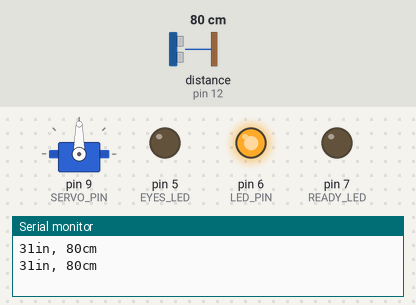
Bench run of a sketch on a simulated Arduino Uno, built with avr-gcc and run on an emulated ATmega328P. Shown: servo, output pins drawn as LEDs (lit = HIGH), the last lines printed to the serial monitor. Wiring (inferred from the names in the program): ultrasonic range finder: trigger pin 11; echo pin 12. Inputs (shaded band) come from the test bench; at power-on: distance to the obstacle (sensor on pin 12) 80 cm. The echo pulse lasts 58.3 µs per cm; pins used as bus, display or sensor lines are not drawn.

Above: at 8.5 s.
8.6 s: distance to the obstacle (sensor on pin 12) set to 121 cm
16.7 s: distance to the obstacle (sensor on pin 12) set to 128 cm
At 24.2 s:
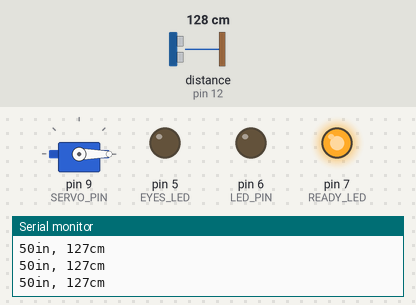
24.7 s: distance to the obstacle (sensor on pin 12) set to 2 cm
At 24.87 s:
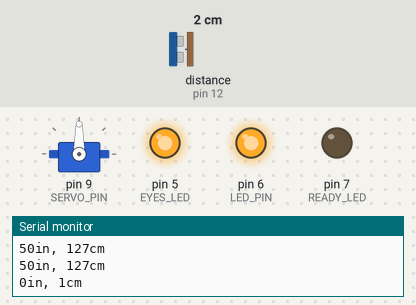
Timing chart, 0 to 38.4 s (numbered marks = the images above; inputs shaded):
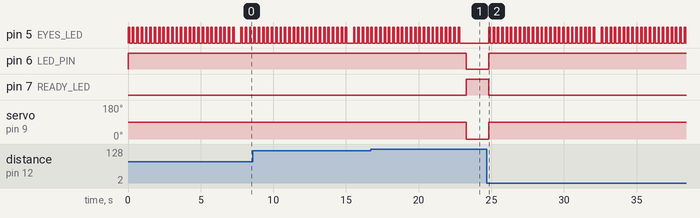

The sketch:

HackHalloween2018.ino
```cpp
/* 59 Days of Code - Hack Halloween, October 2018
 *  An ultrasonic sensor will read the distance of a nearby object.
 *  When it detects an object within X distance, then it will
 *  trigger the device.
 *
 *  - Frank Cha
 */


//========= INCLUDE LIBRARIES ============//
#include "halloween.h"
//----------------------------------------//


void loop() {

  sonicSensor();

  // Read the signal from the sensor: a HIGH pulse whose
  // duration is the time (in microseconds) from the sending
  // of the ping to the reception of its echo off of an object.
  pinMode(SENSOR_ECHO_PIN, INPUT);
  DURATION = pulseIn(SENSOR_ECHO_PIN, HIGH);

  // Convert the time into a distance
  CM = (DURATION / 2) / 29.1;     // Divide by 29.1 or multiply by 0.0343
  INCHES = (DURATION / 2) / 74;   // Divide by 74 or multiply by 0.0135

  // Output the distance to the serial monitor for observation
  // Hotkey: CTRL + SHIFT + M (opens serial monitor)
  Serial.print(INCHES);
  Serial.print("in, ");
  Serial.print(CM);
  Serial.print("cm");
  Serial.println();

   if (INCHES <= MAXIMUM_TRIGGER_DISTANCE)
   {
      MY_SERVO.write(90);
      digitalWrite(LED_PIN, HIGH);   // Visual Debugging
      digitalWrite(READY_LED, LOW);
      flashLED(EYES_LED, 5000);      // Stays triggered for 5 seconds
   }
    else
    {
      MY_SERVO.write(0);
      digitalWrite(LED_PIN, LOW);    // Visual Debugging
      digitalWrite(READY_LED, HIGH);
      digitalWrite(EYES_LED, LOW);
    }

    delay(250);
}
```

halloween.h
```cpp
#ifndef HALLOWEEN_H
#define HALLOWEEN_H

#include <Servo.h>

//========== GLOBAL VARIABLE DECLARATIONS ===========//
// Ultrasonic
extern int SENSOR_TRIG_PIN;
extern int SENSOR_ECHO_PIN;
extern int MAXIMUM_TRIGGER_DISTANCE;
extern long DURATION, CM, INCHES;

// LEDs
extern int LED_PIN;
extern int READY_LED;
extern int EYES_LED;
extern long int FLASH_INTERVAL;

// Servo
extern Servo MY_SERVO;
extern int SERVO_PIN;
//--------------------------------------------------//


//============= FUNCTION PROTOTYPES ================//
void flashLED(int, int);
void sonicSensor(void);
//-------------------------------------------------//

#endif
```

halloweenDefinitions.cpp
```cpp
#include <Arduino.h>
#include "halloween.h"


//============ GLOBAL VARIABLES ================//
// Ultrasonic
int SENSOR_TRIG_PIN = 11;
int SENSOR_ECHO_PIN = 12;
int MAXIMUM_TRIGGER_DISTANCE = 48; // In inches, 48 inches = 4 feet
long DURATION, CM, INCHES;  // For converting sensor time to distance.

// LEDs
int LED_PIN = 6;             // Light up LED (for visual debugging)
int READY_LED = 7;           // Light up LED (for visual debugging)
int EYES_LED = 5;

// Change this value for how many seconds to flash eye LED(s)
long int FLASH_INTERVAL = 5;

// Servo variables
Servo MY_SERVO;
int SERVO_PIN = 9;
//----------------------------------------------//


//============= SET PORTS AND PINS ===============//
void setup()
{
	Serial.begin(9600);

	// Input and output pins
	pinMode(SENSOR_TRIG_PIN, OUTPUT);
	pinMode(SENSOR_ECHO_PIN, INPUT);
	pinMode(LED_PIN, OUTPUT);
  pinMode(READY_LED, OUTPUT);
  pinMode(EYES_LED, OUTPUT);

	MY_SERVO.attach(SERVO_PIN);
}
//-----------------------------------------------//


//============== FUNCTION DEFINITIONS ================//

void flashLED(int pin, int interval)
{
  int flashDelay = 0;
  int msBlinks = 200;    // 3 to 4 blinks per second
  while (flashDelay < interval)
  {
    digitalWrite(pin, HIGH);
    delay(100);
    digitalWrite(pin, LOW);
    delay(msBlinks);
    flashDelay += msBlinks;
  }
}


void sonicSensor()
{
  // The sensor is triggered by a HIGH pulse of 10 or more microseconds.
  // Give a short LOW pulse beforehand to ensure a clean HIGH pulse.
  digitalWrite(SENSOR_TRIG_PIN, LOW);
  delayMicroseconds(5);
  digitalWrite(SENSOR_TRIG_PIN, HIGH);
  delayMicroseconds(10);
  digitalWrite(SENSOR_TRIG_PIN, LOW);
}
//----------------------------------------------------//
```

Measured:
- the behaviour switches between 124 and 125 cm on distance to the obstacle (sensor on pin 12) (found by bisection; images 0 and 1)
- after the input at 16.7 s, pin 5 (EYES_LED): goes on until 22.8 s, then stays LOW; pin 6 (LED_PIN): HIGH → LOW after 6.6 s; pin 7 (READY_LED): LOW → HIGH after 6.6 s; servo on pin 9 (SERVO_PIN): 90° → 0° after 6.6 s
- after the input at 24.7 s, pin 5 (EYES_LED): goes 24 × (HIGH 0.10 s, LOW 0.20 s), HIGH 0.10 s, LOW 0.45 s, 19 × (HIGH 0.10 s, LOW 0.20 s), HIGH 0.10 s, then LOW, starting after 0.12 s; pin 6 (LED_PIN): LOW → HIGH after 0.12 s; pin 7 (READY_LED): HIGH → LOW after 0.12 s; servo on pin 9 (SERVO_PIN): 0° → 90° after 0.12 s
